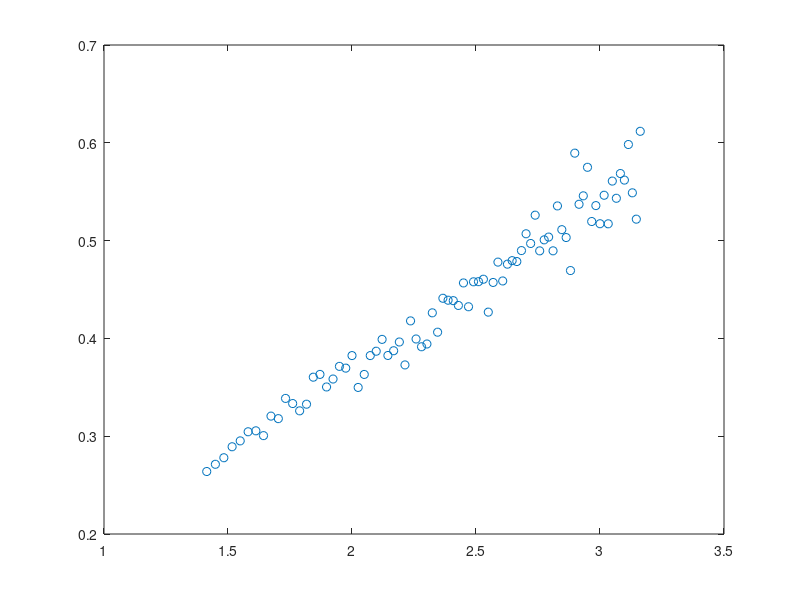

Reproduce this figure in MATLAB.
x = 2:.1:10;
yf = @(x)  30 ./(1 +5*x.^0.5)+ .08*randn(1,length(x));
y = yf(x);
plot(x,y,'o')

y1 = 1./y;
x1 = sqrt(x);

plot(x1,y1,'o')


function [x,y] = e3Data()
    x= -5:.1:5;
    y = [-25.3373, -24.5597, -24.2700, -23.6238,...
         -23.2314, -22.8471, -22.6891, -22.3685,...
         -21.9719, -21.1427, -21.5559, -20.6609,...
         -20.1139, -19.9846, -19.2368, -18.9901,...
         -18.8365, -18.0903, -17.8005, -17.4217,...
         -17.0884, -16.4303, -16.5738, -15.7082,...
         -15.3181, -14.9923, -14.0842, -14.0590,...
         -13.2328, -12.6560, -12.5471, -11.9654,...
         -11.4031, -11.1630, -10.5177, -10.5975,...
         -9.4219, -9.5856, -9.3687, -7.9334, -7.8938,...
         -7.2641, -7.0290, -6.7449, -6.8769, -5.2809,...
         -5.0660, -4.5480, -3.8733, -3.9246, -3.2188,...
         -2.1546, -1.8156, -1.8731, -1.6410, -0.6401,...
         0.1092, 0.8440, 1.1081, 1.2646, 2.2168, 2.2995,...
         2.8917, 3.5151, 3.8762, 4.7000, 5.0500,...
         5.7755, 6.2663, 6.8283, 7.3489, 8.4212,...
         8.7881, 9.1790, 9.2799, 9.7935, 10.2556,...
         12.1928, 12.2717, 12.6283, 12.8327, 13.3573,...
         14.4443, 15.3308, 14.9370, 15.8964, 16.5947,...
         16.6137, 18.0574, 18.2769, 19.5737, 19.4840,...
         20.3278, 20.4685, 21.2325, 21.6806, 22.7628,...
         23.6518, 23.7019, 24.6322, 24.9737];
end
